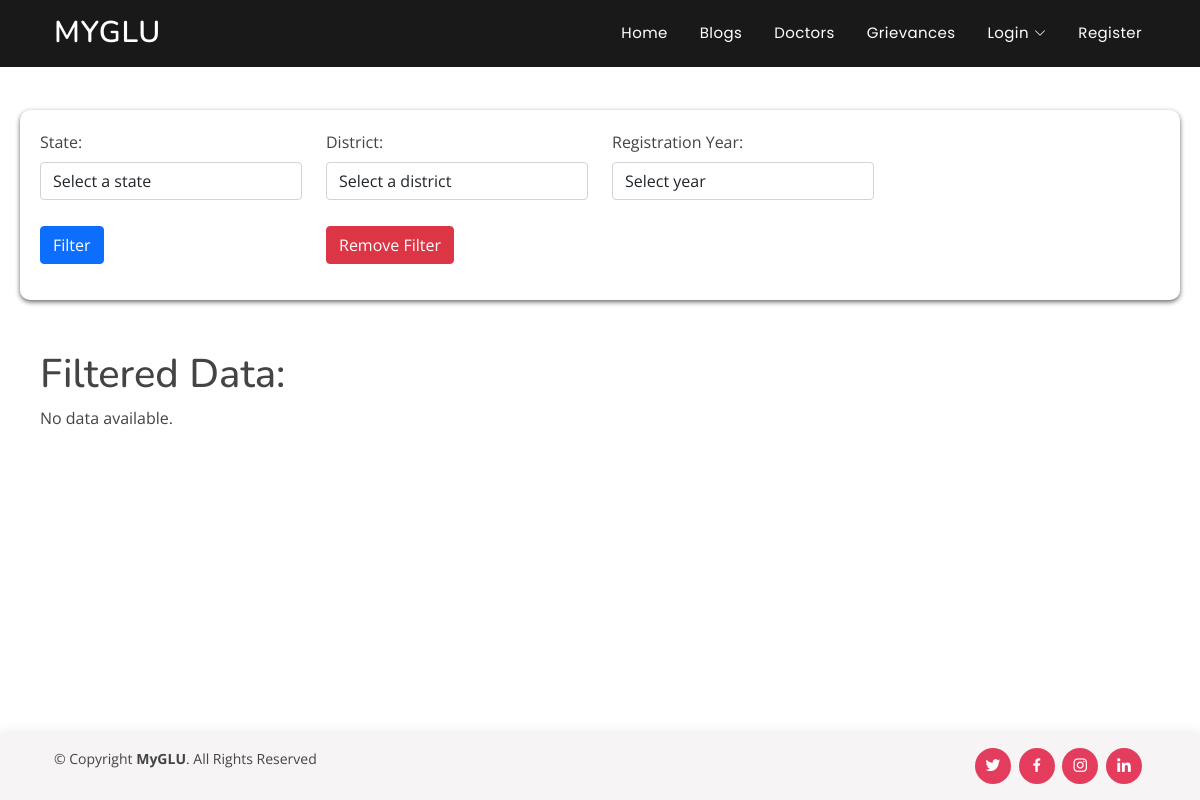
The page /info/ on the database as committed earlier.
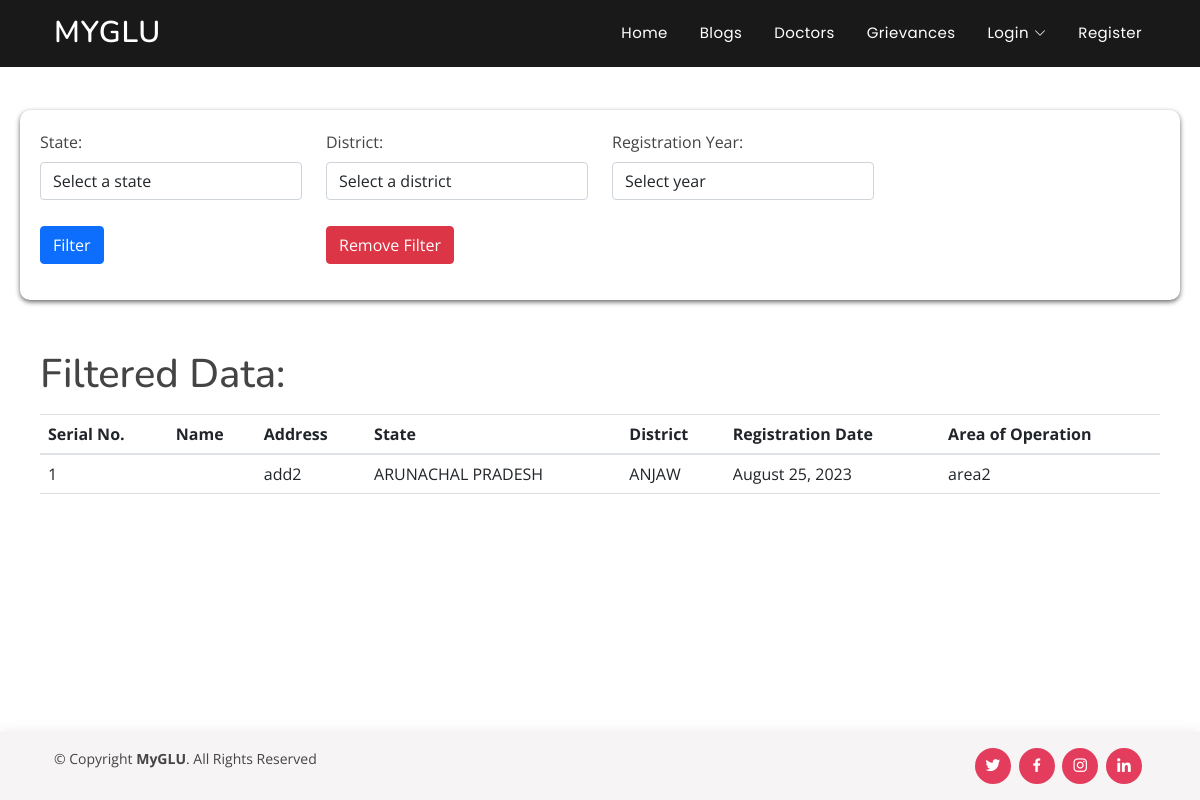
The same page on the database as committed later.
### user/models.py (models this page shows, shortened)
class Profile(AbstractBaseUser):
    username = models.CharField(max_length=200, null=False, blank=False,unique=True)
    email = models.EmailField(max_length=100,unique=True)
    phone = PhoneNumberField(null=True, blank=True)
    last_login = models.DateTimeField(verbose_name='last login', auto_now=True)
    is_admin = models.BooleanField(default=False)
    is_active = models.BooleanField(default=True)
    is_staff = models.BooleanField(default=False)
    is_superuser = models.BooleanField(default=False)
    date_joined = models.DateTimeField(verbose_name='date joined', auto_now_add=True)
    registered_address = models.CharField(max_length=200, null=True, blank=True)
    area_of_operation = models.CharField(max_length=200, null=True, blank=True)
    license_no = models.CharField(max_length=10, null=True, blank=True)
    designation = models.CharField(max_length=100, null=True, blank=True)
    is_paid = models.BooleanField(default=False)
    service_tax_no = models.CharField(max_length=20, null=True, blank=True)
    state = models.CharField(max_length=40, null=True, blank=True)
    district = models.CharField(max_length=40, null=True, blank=True)
    is_validated = models.BooleanField(default=False)
    is_doctor = models.BooleanField(default=False)
    who = models.IntegerField(default=0)
    hospital = models.CharField(max_length=100, null=True, blank=True)
    name = models.CharField(max_length=100)
    is_registered = models.BooleanField(default=False)
    is_accepted = models.BooleanField(default=False)
    USERNAME_FIELD = 'username'
    objects = MyAccountManager()

### filter/views.py (the view)
# urls.py: path('info/', info, name='info'),
def info(request):
    states = Profile.objects.filter(is_doctor=True).values_list('state', flat=True).distinct()
    registration_years = Profile.objects.filter(is_doctor=True).dates('date_joined', 'year', order='DESC')
    if request.method == 'GET':
        state = request.GET.get('state', '')
        district = request.GET.get('district', '')
        registration_year = request.GET.get('registration_year', '')
        filtered_data = Profile.objects.filter(is_doctor=True)
        if state:
            filtered_data = filtered_data.filter(state=state)
        if district:
            filtered_data = filtered_data.filter(district=district)
        if registration_year:
            filtered_data = filtered_data.filter(date_joined__year=registration_year)
    else:
        filtered_data = Profile.objects.filter(is_doctor=True)  # Show all data when no filters are applied
    context = {
        'states': states,
        'registration_years': registration_years,
        'filter_data': filtered_data
    }
    return render(request, 'filter/info.html', context)

### filter/templates/filter/info.html (shortened to what this page needs)
{% extends "base.html" %}
{% load crispy_forms_tags %}
{% block content %}
<div class="container1">
    <div class="filter-section">
        <form method="GET" action="{% url 'info' %}">
            <div class="row custom-row">
                <div class="col-md-3 custom-row">
                    <div class="form-group">
                        <label for="state">State:</label>
                        <select name="state" id="state" class="form-control">
                            <option value="">Select a state</option>
                        </select>
                    </div>
                </div>
                <div class="col-md-3 custom-row">
                    <div class="form-group">
                        <label for="district">District:</label>
                        <select name="district" id="district" class="form-control">
                            <option value="">Select a district</option>
                        </select>
                    </div>
                </div>
                <div class="col-md-3 custom-row">
                    <div class="form-group">
                        <label for="registration-year">Registration Year:</label>
                        <select name="registration_year" id="registration-year" class="form-control">
                            <option value="">Select year</option>
                        </select>
                    </div>
                </div>
            </div>
            <div class="row custom-row">
                <div class="col-md-3 custom-row">
                    <button type="submit" class="btn btn-primary btn-remove-filter">Filter</button>
                </div>
                <div class="col-md-5 custom-row">
                    <button id="remove-filter" class="btn btn-danger btn-remove-filter">Remove Filter</button>
                </div>
            </div>
        </form>
    </div>
    <div class="table-section">
        <h1>Filtered Data:</h1>
        {% if filter_data %}
            <table class="table mt-3">
                <thead>
                    <tr>
                        <th>Serial No.</th>
                        <th>Name</th>
                        <th>Address</th>
                        <th>State</th>
                        <th>District</th>
                        <th>Registration Date</th>
                        <th>Area of Operation</th>
                    </tr>
                </thead>
                <tbody>
                    {% for entry in filter_data %}
                    <tr>
                        <td>{{ forloop.counter }}</td>
                        <td>{{ entry.startup_name }}</td>
                        <td>{{ entry.registered_address }}</td>
                        <td>{{ entry.state }}</td>
                        <td>{{ entry.district }}</td>
                        <td>{{ entry.date_joined|date:"F d, Y" }}</td>
                        <td>{{ entry.area_of_operation }}</td>
                    </tr>
                    {% endfor %}
                </tbody>
            </table>
        {% else %}
            <p>No data available.</p>
        {% endif %}
    </div>
</div>
{% endblock content %}

Rows that differ between the two databases and show on the page:
added Profile: registered_address "add2", state "ARUNACHAL PRADESH", district "ANJAW", date_joined "August 25, 2023", area_of_operation "area2"
Other text that changed with them:
text no longer shown: "No data available."
text now shown: "Serial No. Name Address State District Registration Date Area of Operation"
